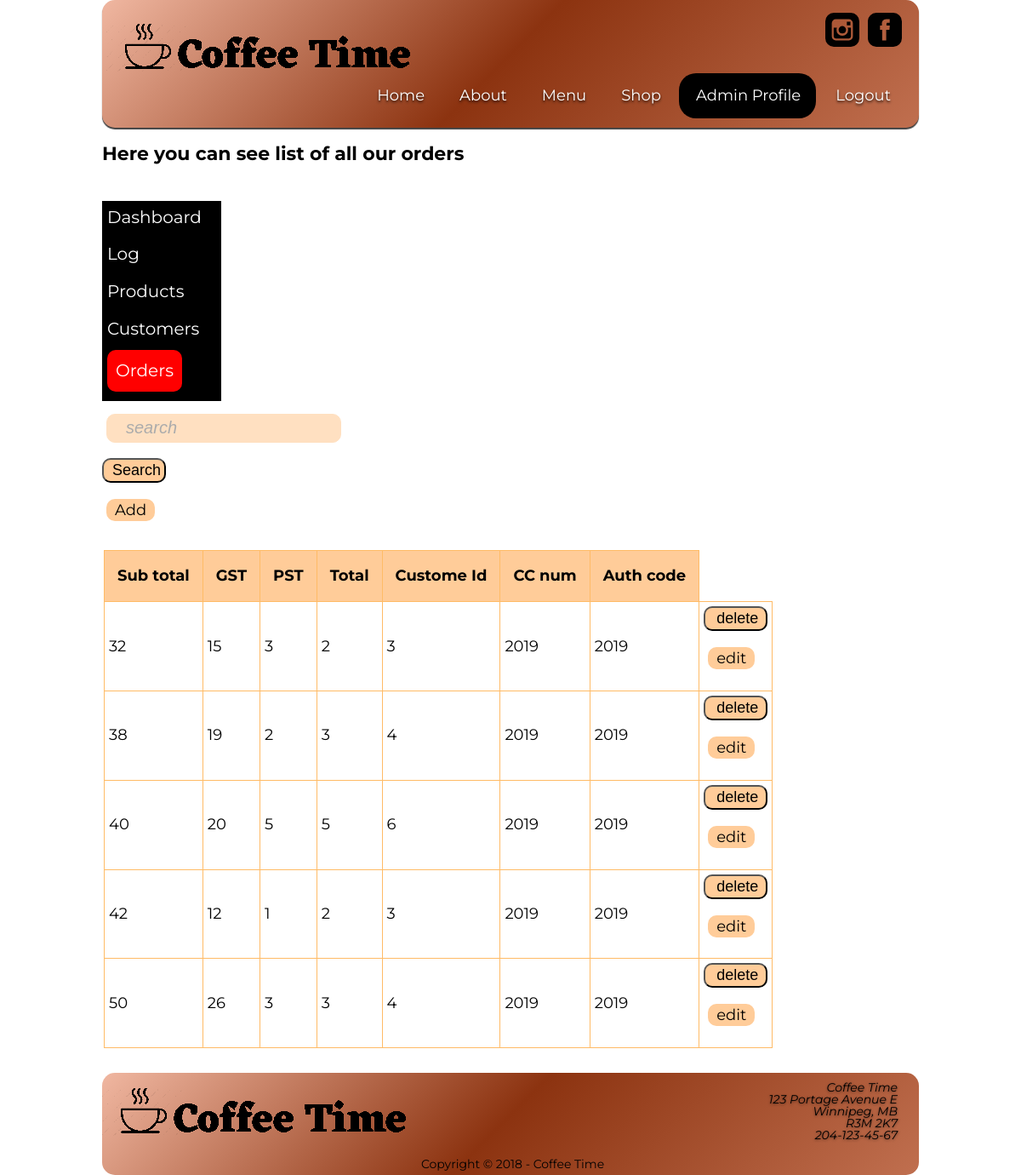
Page /admin_orders.php (signed in) on the committed database.
### tables this page shows
CREATE TABLE IF NOT EXISTS `orders`(
  `order_id` INT(11) NOT NULL AUTO_INCREMENT PRIMARY KEY,
  `sub_total` FLOAT NULL,
  `gst` INT NOT NULL,
  `pst` INT NOT NULL,
  `total` FLOAT NULL,
  `customer_id` INT(11) NOT NULL,
  `created_at` datetime NOT NULL DEFAULT CURRENT_TIMESTAMP,
  `updated_at` datetime NOT NULL DEFAULT CURRENT_TIMESTAMP,
  `cc_num` INT(4) NULL,
  `auth_code` CHAR(4) NULL
  );

### public/admin_orders.php (the view, shortened to what this page needs)
<?php
require __DIR__ . '/../lib/functions.php';
require __DIR__ . '/../config/config.php';
$h1 = 'Here you can see list of all our orders';
try {
    if (!empty($_GET['order_id'])) {
        $roast = $_GET['order_id'];
        $query = "SELECT * FROM orders WHERE order_id = :order_id";
        $params = array(
          ':order_id' => $order_id);
    } else {
        $query = 'SELECT * FROM
        orders
        ORDER by orders.sub_total';
        $params = [];
    }
    $stmt = $dbh->prepare($query);
    $stmt->execute($params);
    $results = $stmt->fetchAll(\PDO::FETCH_ASSOC);
} catch (Exception $e) {
    echo $e->getMessage();
    die;
}
include __DIR__ . '/../inc/header.inc.php';
?>
  <main>
    <h1><?=$h1?></h1>
<div id="admin_orders_page">
    <?php include __DIR__ . '/../inc/admin.inc.php'; ?>
  <div id="search">
      <form action="<?=basename($_SERVER['PHP_SELF'])?>" method="get">
          <p><input type="text" name="s" placeholder="search" /></p><button>Search</button>
      </form>
  </div>
  <p><a href="admin_add_order.php" style="width: 75px; background-color: #fc9; padding-left: 10px; padding-top: 2px;
                                                    padding-bottom: 2px; border-radius: 10px; font-size: 18px;
                                                    color: #000; text-decoration: none; padding-right: 10px;">Add</a></p>
  <table>
    <tr>
      <th>Sub total</th>
      <th>GST</th>
      <th>PST</th>
      <th>Total</th>
      <th>Custome Id</th>
      <th>CC num</th>
      <th>Auth code</th>
    </tr>
    <?php foreach ($results as $key => $row) : ?>
    <tr>
      <td><?=$row['sub_total']?></td>
      <td><?=$row['gst']?></td>
      <td><?=$row['pst']?></td>
      <td><?=$row['total']?></td>
      <td><?=$row['customer_id']?></td>
      <td><?=$row['cc_num']?></td>
      <td><?=$row['auth_code']?></td>
      <td><form action="" method="post">
            <button>delete</button>
          </form>
          <p><a href="admin_update_orders.php" style="width: 75px; background-color: #fc9; padding-left: 10px; padding-top: 2px;
                                                    padding-bottom: 2px; border-radius: 10px; font-size: 18px;
                                                    color: #000; text-decoration: none; padding-right: 10px;">edit</a></p>
      </td>
    </tr>
    <?php endforeach; ?>
  </table>
</div>
<?php
    include __DIR__ . '/../inc/footer.inc.php';
?>
  </body>
</html>

### public/styles/capstone_project_screen.css (style rules this page uses)
body { font-size: 18px; line-height: 1.3em; font-family: 'Montserrat', Arial, sans-serif; color: #000; background-color: #fff; margin: 0 auto; }
main { font-size: 18px; display: block; background-color: #fff; line-height: 1.6em; min-height: 1100px; text-align: left; z-index: 10; margin: 0 auto; position: relative; }
main p { margin-left: 5px; }
h1 { text-align: left; font-size: 22px; font-weight: 700; margin-top: 17px; }
td a { color: #f60; background-color: transparent; text-decoration: underline; padding-left: 5px; }
p a { color: #f60; background-color: transparent; text-decoration: underline; padding-left: 5px; }
form { width: 100%; }
form p { clear: both; }
input[type="text"], input[type="email"], input[type="tel"], input[type="date"], input[type="month"], input[type="password"], input[type="submit"], input[type="reset"] { width: 250px; background-color: #fc9; border: 1px solid #fc9; border-radius: 10px; padding-left: 22px; font-size: 20px; padding-top: 4px; padding-bottom: 5px; font-style: italic; opacity: 0.6; }
button { width: 75px; padding-left: 10px; font-size: 18px; padding-top: 2px; padding-bottom: 2px; border-radius: 10px; background-color: #fc9; }
table { border-spacing: 0px; border-collapse: collapse; color: #000; width: 80%; height: auto; border-radius: 15px; display: inline-block; margin: 15px 2px 5px 2px; }
td,th { border: 1px solid #fb6; padding: 15px; }
th { color: #000; background-color: #fc9; text-align: center; }
tr { padding: 15px; }
td { text-align: left; padding: 15px; }

### public/styles/capstone_mobile.css (style rules this page uses)
body { font-family: 'Montserrat', Arial, sans-serif; font-size: 16px; color: #000; background-color: #fff; margin: 0; }
main { display: block; background-color: #fff; line-height: 1.6em; min-height: 500px; text-align: left; z-index: 10; margin: 0 auto; position: relative; }
main p { margin-left: 5px; }
h1 { text-align: left; font-size: 22px; font-weight: 700; margin-top: 17px; }
table { border-spacing: 0px; border-collapse: collapse; color: #000; width: 100%; height: auto; border-radius: 15px; display: inline-block; }
td,th { border: 1px solid #fb6; }
th { color: #000; background-color: #fc9; text-align: center; }
td { text-align: left; padding: 5px; }
form { width: 100%; }
form p { clear: both; }
input[type="text"], input[type="email"], input[type="tel"], input[type="date"], input[type="submit"], input[type="reset"] { width: 180px; background-color: #fc9; border: 1px solid #fc9; border-radius: 10px; padding-left: 22px; font-size: 18px; padding-top: 4px; padding-bottom: 5px; font-style: italic; opacity: 0.6; }

### public/styles/capstone_print.css (style rules this page uses)
body { font-size: 18px; line-height: 1.3em; font-family: 'Montserrat', Arial, sans-serif; background-color: #fff; margin: 0 auto; }
main { font-size: 18px; display: block; background-color: #fff; line-height: 1.6em; min-height: 1100px; text-align: left; z-index: 10; margin: 0 auto; position: relative; }
main p { margin-left: 5px; }
h1 { text-align: left; font-size: 22px; font-weight: 700; margin-top: 17px; }
table { border-spacing: 0px; border-collapse: collapse; color: #000; width: 100%; height: auto; border-radius: 15px; display: inline-block; margin: 15px 2px 5px 2px; }
td,th { border: 1px solid #fb6; }
th { color: #000; background-color: #fc9; text-align: center; }
td { text-align: left; padding: 5px; }
form { width: 100%; }
form p { clear: both; }
input[type="text"], input[type="email"], input[type="tel"], input[type="date"], input[type="submit"], input[type="reset"] { width: 250px; background-color: #fc9; border: 1px solid #fc9; border-radius: 10px; padding-left: 22px; font-size: 20px; padding-top: 4px; padding-bottom: 5px; font-style: italic; opacity: 0.6; }

### public/admin_orders.php (style rules this page uses)
table { border-spacing: 0px; border-collapse: collapse; color: #000; width: 960px; height: auto; border-radius: 15px; display: inline-block; margin: 15px 2px 5px 2px; }
td,th { border: 1px solid #fb6; }
th { color: #000; background-color: #fc9; text-align: center; }
td { text-align: left; padding: 5px; }

### rows in the picture
orders: sub_total "32", gst "15", pst "3", total "2", customer "3", cc_num "2019", auth_code "2019"
orders: sub_total "38", gst "19", pst "2", total "3", customer "4", cc_num "2019", auth_code "2019"
orders: sub_total "40", gst "20", pst "5", total "5", customer "6", cc_num "2019", auth_code "2019"
orders: sub_total "42", gst "12", pst "1", total "2", customer "3", cc_num "2019", auth_code "2019"
orders: sub_total "50", gst "26", pst "3", total "3", customer "4", cc_num "2019", auth_code "2019"

### other values in the picture
$h1 "Here you can see list of all our orders"
